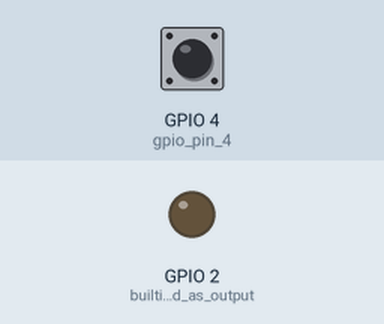
Bench run of a sketch on a simulated ESP32. On the bench: output pins drawn as LEDs (lit = HIGH). Dashed ring = blinking. The inputs (shaded band) are chosen by the test bench; at power-on: GPIO 4 (gpio_pin_4) HIGH. What the sketch prints to the serial monitor is not drawn.

Above: at 1.2 s.
1.3 s: GPIO 4 (gpio_pin_4) pulled LOW for 0.15 s
At 1.7 s:
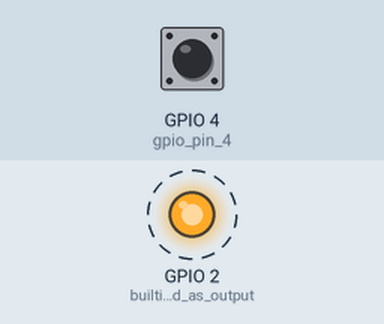
Timing chart, 0 to 5.3 s (numbered marks = the images above; inputs shaded):
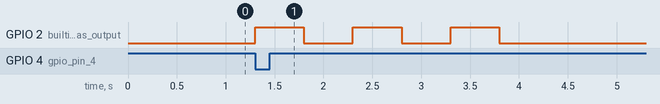

Measured:
- after the input at 1.3 s, GPIO 2 (builtin_led_as_output): alternates HIGH for 0.50 s and LOW for 0.50 s, 6 changes in all, then stays LOW, starting at once

The sketch:

door.ino
```cpp
#include "WiFi.h"
int password[4] = {1,0,0,1};    //BT18ECE099-->9-->1001

int b0;
int check = 0;
int comp =0;
int newpassword[4] = {0,0,0,0};   //variable for new password

const char* ssid = "Shruti-ESP";    //name to be displayed
const char* Wifi_Password = "Shruti@123";

WiFiServer server(80);            //creates server

String html_print = "<!DOCTYPE html>\
<html> \
<body> \
<form> \
<h1>Welcome Home Shruti </h1> \
</form> \
</body> \
</html>";

String html_print2 ="<!DOCTYPE html>\
<html> \
<body> \
<form> \
<h1>Wrong Password!! Bye</h1> \
</form> \
</body> \
</html>";

int compare();
int detect();

void setup()
{
  Serial.begin(115200); //begin serial communication with baudrate 115200
  pinMode(2, OUTPUT); //builtin led as output
  pinMode (4, INPUT);   //gpio pin 4(touchsensor) as input
  digitalWrite(2, LOW); //led off initially
  WiFi.softAP(ssid, Wifi_Password);  //esp32 acts as soft access point to establish a WiFi.
  IPAddress IP = WiFi.softAPIP();//get IP address
  Serial.print("AP IP Address: ");
  Serial.println(IP);   //print ip address
  server.begin();   //begin webserver
}

void loop()
{
  if(touchRead(4) < 40)     //check if touch interrupted
  {check =1;}
  else
  {check =0;}
  if(check)       //if touched
  {
    for(int i=0;i<3;i++)  //blink 3 times
    {
      digitalWrite(2, HIGH);   // turn LED on
      delay(500);
      digitalWrite(2, LOW);    // turn LED off
      delay(500);
    }
    Serial.println("Enter password");
    for(int i =0; i<4 ;i++)
    {
      newpassword[i] = detect();    //detect touch
      //Serial.println(" Wait processing ");
      delay(2000);
     }
    comp = compare(); //compare passwords
    if (comp == 1)			//if password matches
    {WiFiClient client = server.available(); //if incoming request is available
   //Serial.println(client);
   if(client)
  {
    String request = client.readStringUntil('\r');    // reading the request
    client.print(html_print);
    request="";
  }
     Serial.println("Welcome Home Shruti");
     delay(10000);
    }
    else				//if password doesn't matches
    {WiFiClient client = server.available(); //if incoming request is available
   //Serial.println(client);
   if(client)
  {
    String request = client.readStringUntil('\r');    // reading the request
    client.print(html_print2);
    request="";
  }

    Serial.println("Wrong password!! Bye");
    delay(10000);         //delay 1sec
    }
 }
}

int compare()   //function to compare passwords
{
  for(int i =0 ; i < 4 ; i++)
  {
    if(password[i] == newpassword[i])
    continue;
    else
    return 0;   // if nos. isnt same return 0
    }
    return 1;   //if all numberes correct return 1
}

int detect()    //function to detect touch
{
  Serial.println("Press touchsensor for 1sec for 1");
  unsigned long Start_Time = millis();    //store current time stamp
   while(millis() - Start_Time < 1001)   //loop for 1sec
  { if (touchRead(4) < 40)
   b0=1;         //if touched 1
   else
   b0=0;         //if not touched 0
  }
   Serial.println(b0);
   return b0;
}
```
